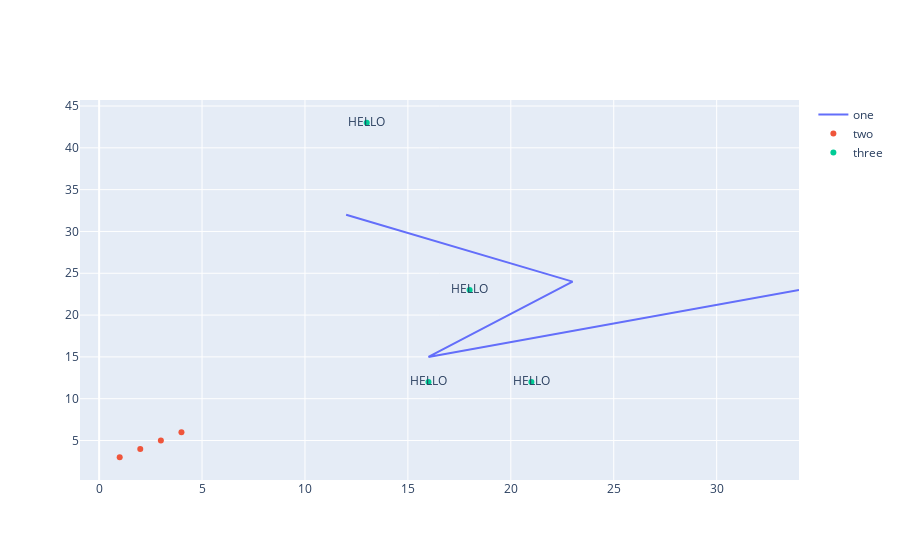

The cell this chart's notebook holds for it:
### Code cell
x =[12,23,16,34]
y=[32,24,15,23]
trace1=go.Scatter(x=x,y=y , mode="lines",name="one")
trace2=go.Scatter(x=[1,2,3,4],y=[3,4,5,6],mode="markers",name="two")
trace3=go.Scatter(x=[21,13,16,18],y=[12,43,12,23],mode="text+markers",name="three",text="HELLO")
go.Figure(data=[trace1,trace2,trace3])

### Figure 1 — Plotly figure (JSON) as saved in the notebook; plotly's stock layout.template omitted (floating-point values rounded to 4 significant figures)
{"data": [{"mode": "lines", "name": "one", "type": "scatter", "x": [12, 23, 16, 34], "y": [32, 24, 15, 23]}, {"mode": "markers", "name": "two", "type": "scatter", "x": [1, 2, 3, 4], "y": [3, 4, 5, 6]}, {"mode": "text+markers", "name": "three", "text": "HELLO", "type": "scatter", "x": [21, 13, 16, 18], "y": [12, 43, 12, 23]}], "layout": {}}
